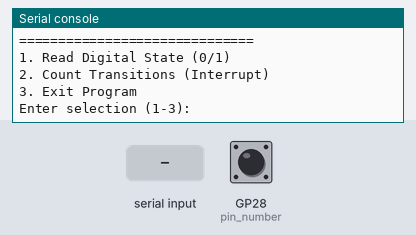
The program below on a simulated Raspberry Pi Pico running MicroPython. Parts: the last lines printed to the serial console. Inputs (shaded band) come from the test bench; at power-on: GP28 (pin_number) HIGH.

Above: at 1.2 s.
1.3 s: "1" typed at the serial console, then Enter
At 1.41 s:
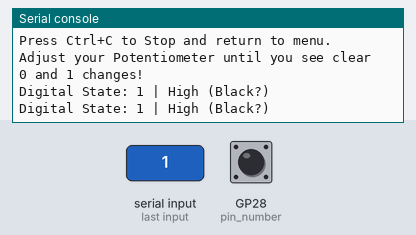
2.8 s: GP28 (pin_number) pulled LOW for 0.15 s
At 2.81 s:
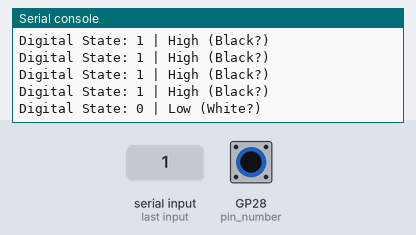

The program:

qrd_step2_3.py
```python
from machine import Pin
import time
import sys

# --- 1. The Class Definition (Digital Version) ---
class QrdSensor:
    def __init__(self, pin_number, debounce_ms=50):
        """
        :param pin_number: GPIO pin (e.g., 27).
        :param debounce_ms: Minimum time (ms) between counts to prevent noise.
        """
        # Configure as Digital Input with Pull-Up resistor to stabilize signal
        self.sensor_pin = Pin(pin_number, Pin.IN, Pin.PULL_UP)
        self.debounce_ms = debounce_ms

        # State tracking variables
        self.transition_count = 0
        self.last_transition_time = 0

        # ACTIVATE INTERRUPT
        # This tells the Pico: "When voltage changes (Rise or Fall), run _handle_interrupt"
        self.sensor_pin.irq(trigger=Pin.IRQ_FALLING | Pin.IRQ_RISING, handler=self._handle_interrupt)

    def _handle_interrupt(self, pin):
        """
        INTERNAL FUNCTION. Do not call manually.
        This runs automatically when the hardware detects a change.
        """
        current_time = time.ticks_ms()

        # Debounce Logic: Check if enough time passed since last valid signal
        if time.ticks_diff(current_time, self.last_transition_time) > self.debounce_ms:
            self.transition_count += 1
            self.last_transition_time = current_time

    def read_current_state(self):
        # Returns 1 (High) or 0 (Low)
        return self.sensor_pin.value()

    def get_count(self):
        # Returns the count tracked by the interrupt
        return self.transition_count

    def reset_count(self):
        self.transition_count = 0

# --- 2. Function for Raw Data Mode ---
def run_raw_mode(sensor_obj):
    print("\n--- Running Raw Data Mode (Digital) ---")
    print("Press Ctrl+C to Stop and return to menu.")
    print("Adjust your Potentiometer until you see clear 0 and 1 changes!")

    try:
        while True:
            # Reads 0 or 1
            val = sensor_obj.read_current_state()

            # Interpretation depends on your wiring, but usually:
            # 1 = High Voltage (Black/Reflection Blocked)
            # 0 = Low Voltage (White/Reflection Active)
            status_text = "High (Black?)" if val == 1 else "Low (White?)"

            print(f"Digital State: {val} | {status_text}")
            time.sleep(0.1)

    except KeyboardInterrupt:
        print("\nStopping Raw Mode...")

# --- 3. Function for Transition Counting Mode ---
def run_transition_mode(sensor_obj):
    print("\n--- Running Transition Count Mode (Interrupts) ---")
    print("Press Ctrl+C to Stop and return to menu.")

    sensor_obj.reset_count()

    try:
        while True:
            # NOTICE: We are NOT calling a detect function here.
            # We are just asking "What is the count right now?"
            # The interrupt is doing the work in the background!
            current_count = sensor_obj.get_count()
            current_state = sensor_obj.read_current_state()

            print(f"Transitions: {current_count} | Current State: {current_state}")

            # We can sleep for a long time (0.5s) and we WON'T miss counts
            # because the interrupt handles them instantly.
            time.sleep(0.1)

    except KeyboardInterrupt:
        print("\nStopping Transition Mode...")

# --- 4. Main Menu Logic ---

# Initialize on Pin 27 (Digital Mode)
# debounce_ms=50 is standard. Increase to 200 if you get "double counts".
my_sensor = QrdSensor(pin_number=28, debounce_ms=1000)

while True:
    print("\n" + "="*30)
    print(" MAIN MENU (DIGITAL INTERRUPT)")
    print("="*30)
    print("1. Read Digital State (0/1)")
    print("2. Count Transitions (Interrupt)")
    print("3. Exit Program")

    choice = input("Enter selection (1-3): ")

    if choice == '1':
        run_raw_mode(my_sensor)
    elif choice == '2':
        run_transition_mode(my_sensor)
    elif choice == '3':
        # Disable interrupt before exiting to be clean
        my_sensor.sensor_pin.irq(handler=None)
        print("Exiting program. Goodbye!")
        break
    else:
        print("Invalid selection.")
```

Measured:
- after the input at 1.3 s, the serial console: prints a new line at once (image 1)
- after the input at 2.8 s, the serial console: prints a new line at once (image 2)
